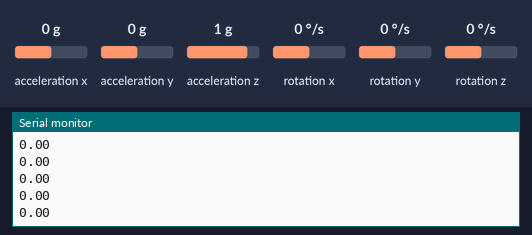
A sketch run on a simulated Arduino Uno, built with avr-gcc and run on an emulated ATmega328P. Shown: the last lines printed to the serial monitor. The test bench sets the inputs (shaded band); at power-on: acceleration x 0 g, acceleration z 1 g, acceleration y 0 g, rotation x 0 °/s, rotation y 0 °/s, rotation z 0 °/s.

Above: at 1.2 s.
1.3 s: acceleration x set to -1.4 g
At 2.1 s:
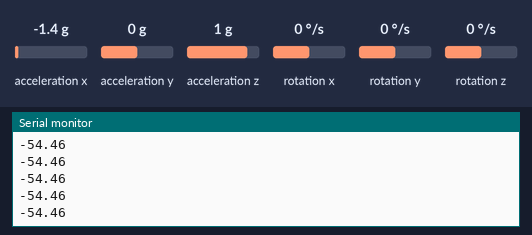
2.8 s: acceleration z set to -1.4 g
At 3.7 s:
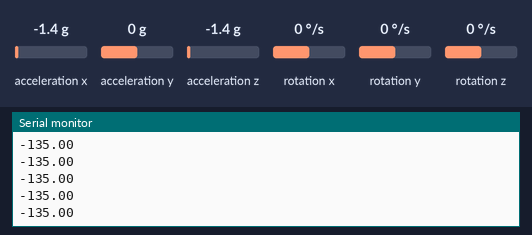
4.3 s: acceleration x set to -0.8 g
At 5.4 s:
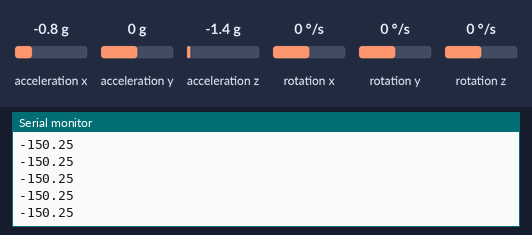
Timing chart, 0 to 7.3 s (numbered marks = the images above; inputs shaded):
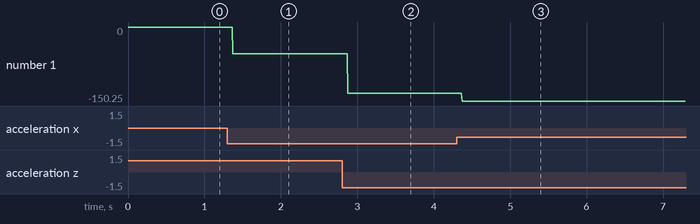

Measured:
- after the input at 1.3 s, the serial monitor: prints a new line after 0.07 s (image 1)
- after the input at 2.8 s, the serial monitor: prints a new line after 0.07 s (image 2)
- after the input at 4.3 s, the serial monitor: prints a new line after 0.07 s (image 3)
- plotted number 1: 0 → -54.46 after the input at 1.3 s, -54.46 → -135 after the input at 2.8 s, -135 → -150.2 after the input at 4.3 s

The sketch:

test_accelerometer.ino
```cpp
#include "I2Cdev.h"
#include "MPU6050.h"
#include "math.h"

MPU6050 mpu;

int16_t accX, accY, accZ, gyroX, gyroY, gyroZ;
float accAngle, gyroAngle, gyroRate;
void setup() {
  mpu.initialize();
  Serial.begin(9600);
}

float in_min = -32768;
float in_max = 32767;
float out_min = -250;
float out_max = 250;
float k1 = (out_max - out_min) / (in_max - in_min);
float k2 = out_min - (in_min * k1);

float fmap(float x)
{
  return x*k1 + k2;
}

void loop() {
  accZ = mpu.getAccelerationZ();
  accX = mpu.getAccelerationX();
  accY = mpu.getAccelerationY();
  gyroX = mpu.getRotationX();
  gyroY = mpu.getRotationY();
  gyroZ = mpu.getRotationZ();

  accAngle = atan2(accX, accZ)*RAD_TO_DEG;
  gyroRate = fmap(gyroY) - 1.03;
  gyroAngle = gyroAngle + (float)gyroRate*0.005;

  if(isnan(gyroAngle));
  else
    Serial.println(accAngle);
}
```
